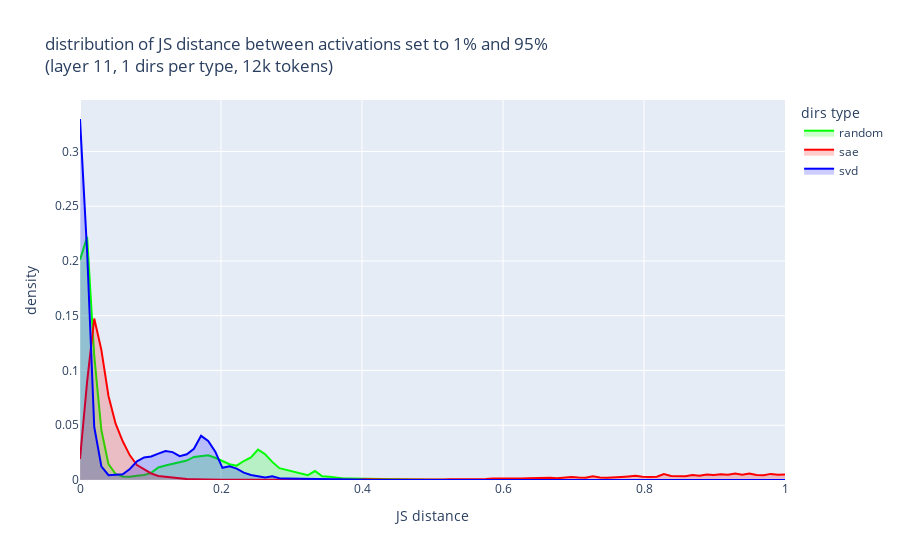

Write notebook code for a chart like this one.
### Code cell
import numpy as np

# %%
import plotly.graph_objects as go

# Generate sample data
x = np.linspace(0, 1, 100)

# List of tuples (name, color, values)

# Create the figure
fig = go.Figure()

# Add traces for each line and its shaded area
for name, hist in hist_by_name.items():
    color = color_by_name[name]
    line_color = f"rgb({color})"
    shade_color = f"rgba({color}, 0.2)"
    fig.add_trace(
        go.Scatter(
            x=x,
            y=hist / hist.sum(),
            line=dict(color=line_color, width=2),
            name=name,
            fill="tozeroy",  # Fill to y=0
            fillcolor=shade_color,  # Semi-transparent color
        )
    )
# 1% and 95% (layer 0, 10 dirs per type, 64k tokens)
title_params = f"{ACTS_Q_RANGE[0]*100:.0f}% and {ACTS_Q_RANGE[1]*100:.0f}%<br>(layer {LAYER}, {N_DIRS} dirs per type, {N_PROMPTS*SEQ_LEN//1000}k tokens)"

# Update layout
fig.update_layout(
    title=f"distribution of JS distance between activations set to {title_params}",
    xaxis_title="JS distance",
    yaxis_title="density",
    legend_title="dirs type",
)


# Show the plot
fig.show()
